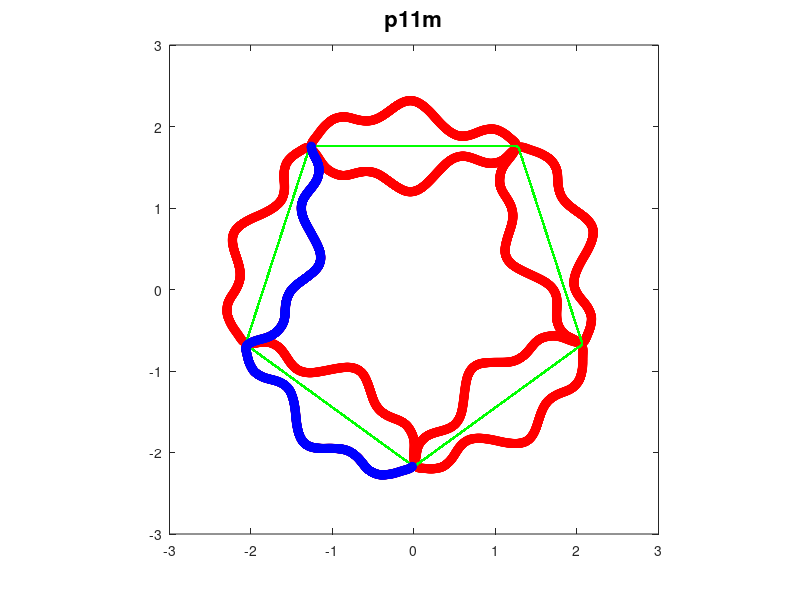
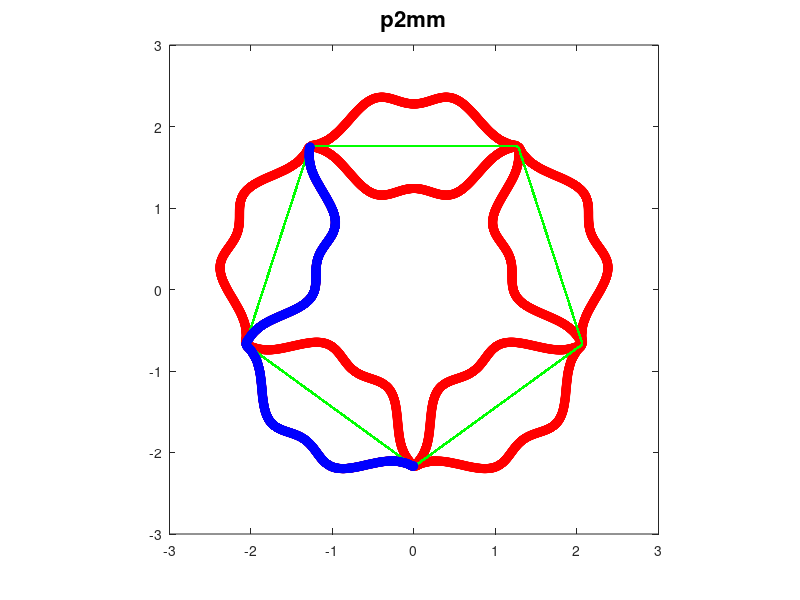
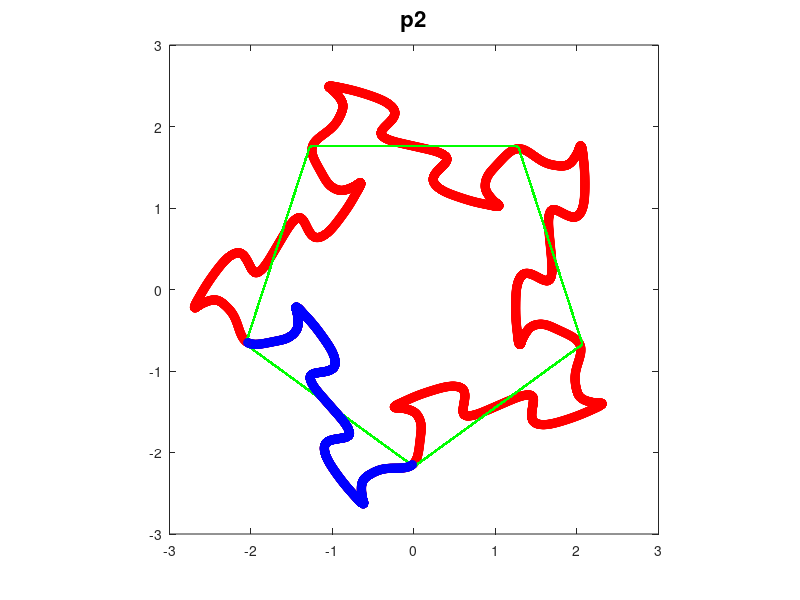
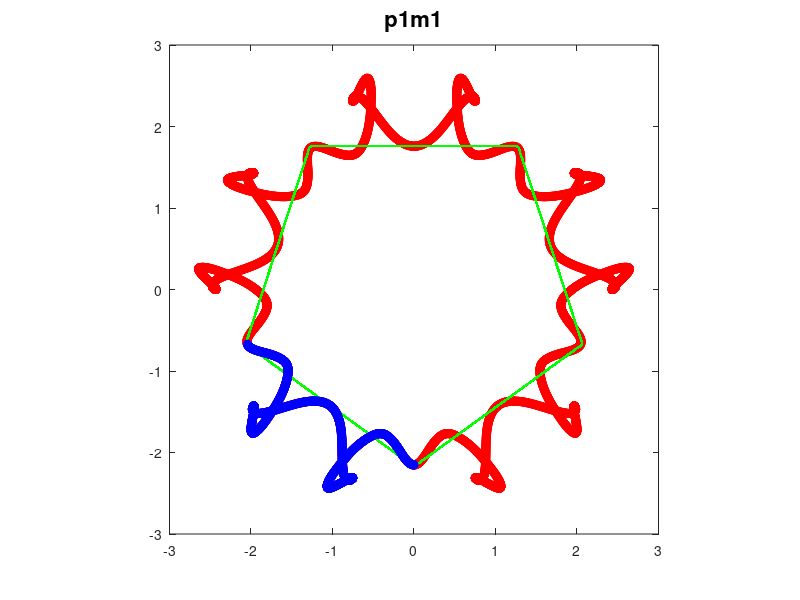

Write the MATLAB code that produced these figures, in order.
clear all;
close all;
clc;


t=[0:999]*2*pi/1000;
t=[0:0.001:2*pi];
gain=2;
x2=0;

x=0;
for n=-99:5:99
  c=sin(2*pi/5*n)/n^2;
  x=x+gain*exp(-1i*t*n*2)*c*-1i;
end
for n=-93:10:99
  s1=5/(n^2-5^2)*(exp(-3*pi*1i*n/5)-exp(-2*pi*1i*n/5))*0.5;
  s1=s1+5/(n^2-25^2)*(exp(-3*pi*1i*n/5)-exp(-2*pi*1i*n/5))*0.7;
  s2=1i*5/(n^2-10^2)*(exp(-3*pi*1i*n/5)-exp(-2*pi*1i*n/5))*0.3;
  s=s1+s2;
  x2=x2+exp(-1i*t*n)*s;
end

%figure;plot(real(x2));
%figure;plot(imag(x2));


X=x+x2;
figure;plot(real(X),imag(X),'ro');axis square;hold on;
plot(real(x),imag(x),'g.');
plot(real(X(1:length(t)/5)),imag(X(1:length(t)/5)),'bo');hold off
title('p11m',"fontsize", 16)

x2=0;
for n=-93:10:99
  s1=5/(n^2-5^2)*(exp(-3*pi*1i*n/5)-exp(-2*pi*1i*n/5))*0.7;
  s2=-5/(n^2-25^2)*(exp(-3*pi*1i*n/5)-exp(-2*pi*1i*n/5))*0.5;
  %s2=1i*5/(n^2-10^2)*(exp(-3*pi*1i*n/5)-exp(-2*pi*1i*n/5))*0.3;
  s=s1+s2;
  x2=x2+exp(-1i*t*n)*s;
end
X=x+x2;
figure;plot(real(X),imag(X),'ro');axis square;hold on;
plot(real(x),imag(x),'g.');
plot(real(X(1:length(t)/5)),imag(X(1:length(t)/5)),'bo');hold off;title('p2mm',"fontsize", 16)
%%%%%%%%%%%%%%%%%%%%%%%%%%%%%%%%%%%%%%%%%%%%%%%%%%%%%%%%%%%%%%%%%%%%%%%%%%%%%%%%%%%%%%%%

x=0;
for n=-99:5:99
  c=sin(2*pi/5*n)/n^2;
  x=x+gain*exp(-1i*t*n)*c*-1i;
end
x2=0;
for n=-99:5:99
  s1=-5i/(n^2-5^2)*(exp(-6*pi*1i*n/5)-exp(-4*pi*1i*n/5))*0.52;%oe
  s3=-5i/(n^2-10^2)*(exp(-6*pi*1i*n/5)-exp(-4*pi*1i*n/5))*0.3; %oo 
  s0=-5/(n^2-20^2)*(exp(-6*pi*1i*n/5)-exp(-4*pi*1i*n/5))*0.7; %oo
  s=s1+s3+s0;
  x2=x2+exp(-1i*t*n)*s;
end
X=x+x2;
figure;plot(real(X),imag(X),'ro');axis square;hold on;
plot(real(x),imag(x),'g.');
plot(real(X(1:length(t)/5)),imag(X(1:length(t)/5)),'bo');hold off;title('p2',"fontsize", 16)
%%%%%%%%%%%%%%%%%%%%%%%%%%%%%%%%%%%%%%%%%%%%%%%%%%%%%%%%%%%%%%%%%%%%%%%%%%%%%%%%%%%%%%%%


x2=0;
for n=-99:5:99
  s2=1i*(-1*n*1i/(n^2-10^2)+1i/n)*(exp(-6*pi*1i*n/5)-exp(-4*pi*1i*n/5))*0.3;%ee
  s4=1i*(-1*n*1i/(n^2-5^2)+1i/n)*(exp(-6*pi*1i*n/5)-exp(-4*pi*1i*n/5))*0.2;%eo
  s5=1i*(-1*n*1i/(n^2-25^2)+1i/n)*(exp(-6*pi*1i*n/5)-exp(-4*pi*1i*n/5))*0.2;%eo
  s0=-1/(n^2-10^2)*(exp(-6*pi*1i*n/5)-exp(-4*pi*1i*n/5))*0.5; %oo
  s=(s4-s5)/3+s2/2+s0*3;
  x2=x2+gain*exp(-1i*t*n)*s;
end

X=x+x2;
figure;plot(real(X),imag(X),'ro');axis square;hold on;
plot(real(x),imag(x),'g.');
plot(real(X(1:length(t)/5)),imag(X(1:length(t)/5)),'bo');hold off;title('p1m1',"fontsize", 16)

x2=0;
for n=-99:5:99
  s2=1i*(-1*n*1i/(n^2-10^2)+1i/n)*(exp(-6*pi*1i*n/5)-exp(-4*pi*1i*n/5))*0.3;%ee
  s3=-1i/(n^2-40^2)*(exp(-6*pi*1i*n/5)-exp(-4*pi*1i*n/5))*0.3; %oo
  s0=-3/(n^2-10^2)*(exp(-6*pi*1i*n/5)-exp(-4*pi*1i*n/5))*0.5; %oo
  s=s2+5*s3+3*s0;
  x2=x2+exp(-1i*t*n)*s;
end

X=x+x2;
figure;plot(real(X),imag(X),'ro');axis square;hold on;
plot(real(x),imag(x),'g.');
plot(real(X(1:length(t)/5)),imag(X(1:length(t)/5)),'bo');hold off;title('p1',"fontsize", 16)

x2=0;
for n=-99:5:99
  s1=-1i/(n^2-5^2)*(exp(-6*pi*1i*n/5)-exp(-4*pi*1i*n/5))*0.82;%oe
  s1=s1+-1i/(n^2-35^2)*(exp(-6*pi*1i*n/5)-exp(-4*pi*1i*n/5))*0.62;%oe
  
  s0=-1/(n^2-10^2)*(exp(-6*pi*1i*n/5)-exp(-4*pi*1i*n/5))*0.7; %oo
  s=s1*5+5*s0;
  x2=x2+exp(-1i*t*n)*s;
end

X=x+x2;
figure;plot(real(X),imag(X),'ro');axis square;hold on;
plot(real(x),imag(x),'g.');
plot(real(X(1:length(t)/5)),imag(X(1:length(t)/5)),'bo');hold off;title('p2mg',"fontsize", 16)

x2=0;
for n=-99:5:99
  s1=-1i/(n^2-5^2)*(exp(-6*pi*1i*n/5)-exp(-4*pi*1i*n/5))*0.92;%oe
  s1=s1-1i/(n^2-15^2)*(exp(-6*pi*1i*n/5)-exp(-4*pi*1i*n/5))*0.52;
  s4=1i*(-1*n*1i/(n^2-5^2)+1i/n)*(exp(-6*pi*1i*n/5)-exp(-4*pi*1i*n/5))*0.12;%eo
  s5=1i*(-1*n*1i/(n^2-25^2)+1i/n)*(exp(-6*pi*1i*n/5)-exp(-4*pi*1i*n/5))*0.12;%eo
  s0=-1/(n^2-20^2)*(exp(-6*pi*1i*n/5)-exp(-4*pi*1i*n/5))*0.5; %oo
  s=s1*2+(s4-s5)*1+8*s0;
  x2=x2+exp(-1i*t*n)*s;
end

X=x+x2;
figure;plot(real(X),imag(X),'ro');axis square;hold on;
plot(real(x),imag(x),'g.');
plot(real(X(1:length(t)/5)),imag(X(1:length(t)/5)),'bo');hold off;title('p11g',"fontsize", 16)